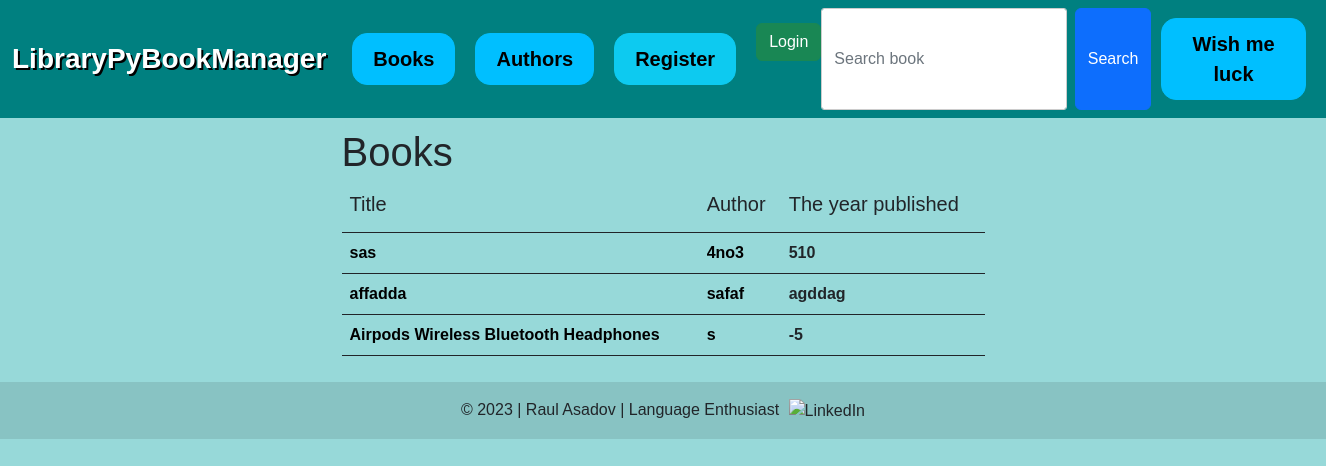
The page /library/books/ on the database as committed earlier.
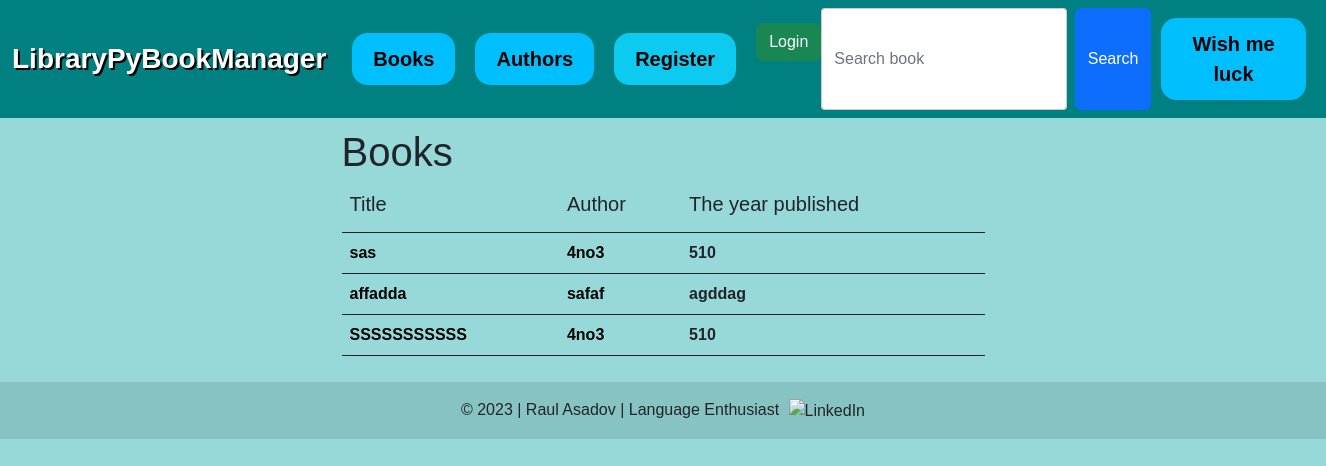
The same page on the database as committed later.
### base/models.py (models this page shows, shortened)
class Ebook(models.Model):
    name = models.CharField(max_length=64)
    author = models.ForeignKey(Author, on_delete=models.CASCADE)
    year_published = models.IntegerField()  # Changed max_length to remove it
    loan_type = models.IntegerField(default=1,
                                    validators=[
                                        MaxValueValidator(3),
                                        MinValueValidator(1)
                                    ])
    ebook_content = models.CharField(max_length=2560)

class Author(models.Model):
    name = models.CharField(max_length=100)
    books = models.ManyToManyField('Ebook', related_name='authors', blank=True)
    birth_year = models.IntegerField()  # Author's birth year
    nationality = models.CharField(max_length=64)  # Author's nationality
    def __str__(self):
        return self.name

### base/views.py (the view)
# urls.py: path('books/', views.display_books, name='display_books'),
def display_books(request):
    if request.method == "POST":
        search = request.POST.get('searched')
        ebook_list = Ebook.objects.filter(name__contains=search)
        books_dict = {'book_records': ebook_list}
        return render(request, 'base/ebooks.html', context=books_dict)
    elif request.method == "GET":
        ebook_list = Ebook.objects.order_by('id')
        books_dict = {'book_records': ebook_list}
        return render(request, 'base/ebooks.html', context=books_dict)

### base/templates/base/ebooks.html
{% extends 'base/base.html' %}
{% block body_block %}
    <div class="center" >
        <div>
            <h1>Books</h1>
        </div>
        <div style="max-height: 700px;overflow:auto;">
            {% if book_records %}
                <table class="table border-dark table-hover background-table">
                    <thead>
                        <th scope="col"><h5>Title</h5></th>
                        <th scope="col"><h5>Author</h5></th>
                        <th scope="col"><h5>The year published</h5></th>
                    </thead>
                    <tbody>
                    {% for book in book_records %}
                        <tr>
                            <td><b><a href="{% url 'base:book_profile' book.name %}">{{ book.name }}</a></b></td>
                            <td><b><a href="{% url 'base:author_profile' book.author %}">{{ book.author }}</a></b></td>
                            <td><b>{{ book.year_published }}</b></td>
                        </tr>
                    {% endfor %}
                    </tbody>
                </table>
            {% else %}
            <p>There are no ebooks currently in the database</p>
            {% endif %}
        </div>
    </div>
{% endblock %}

Rows that differ between the two databases and show on the page:
changed Ebook: name "Airpods Wireless Bluetooth Headphones" → "SSSSSSSSSSS"; author "s" → "4no3"; year_published "-5" → "510"
